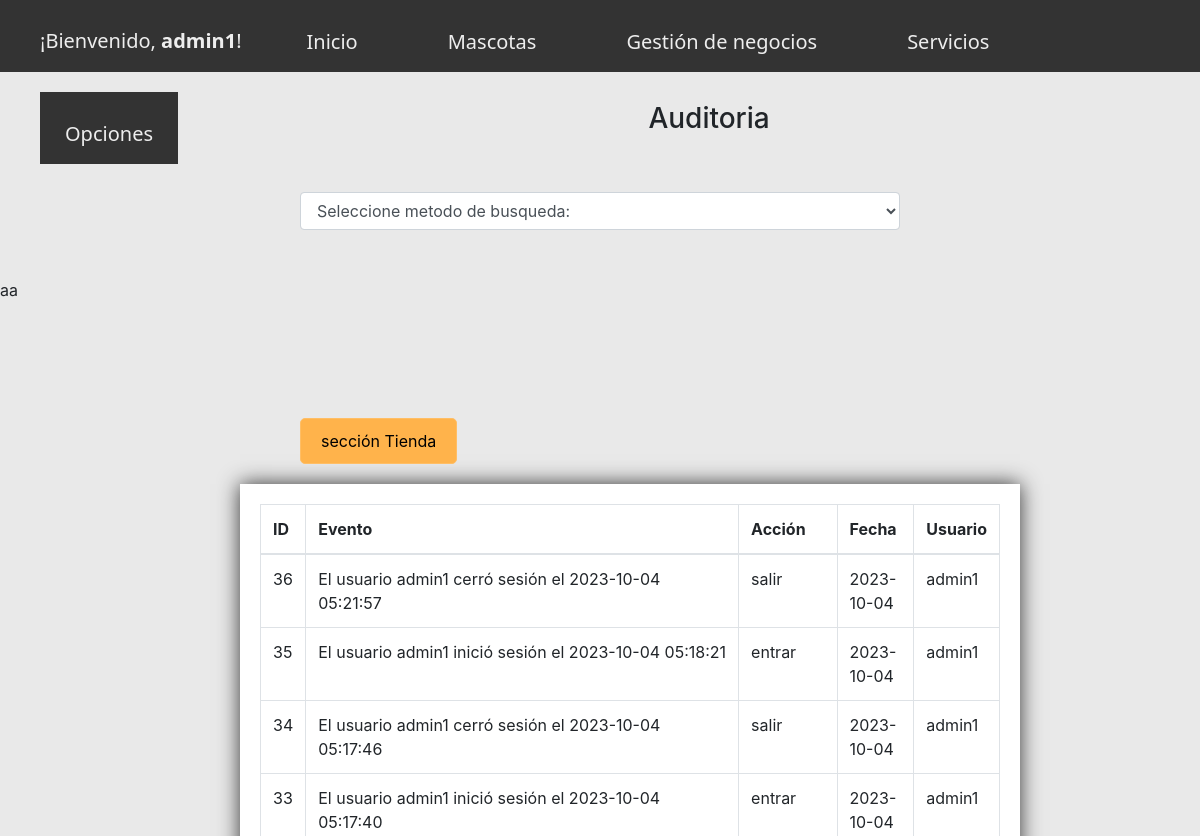
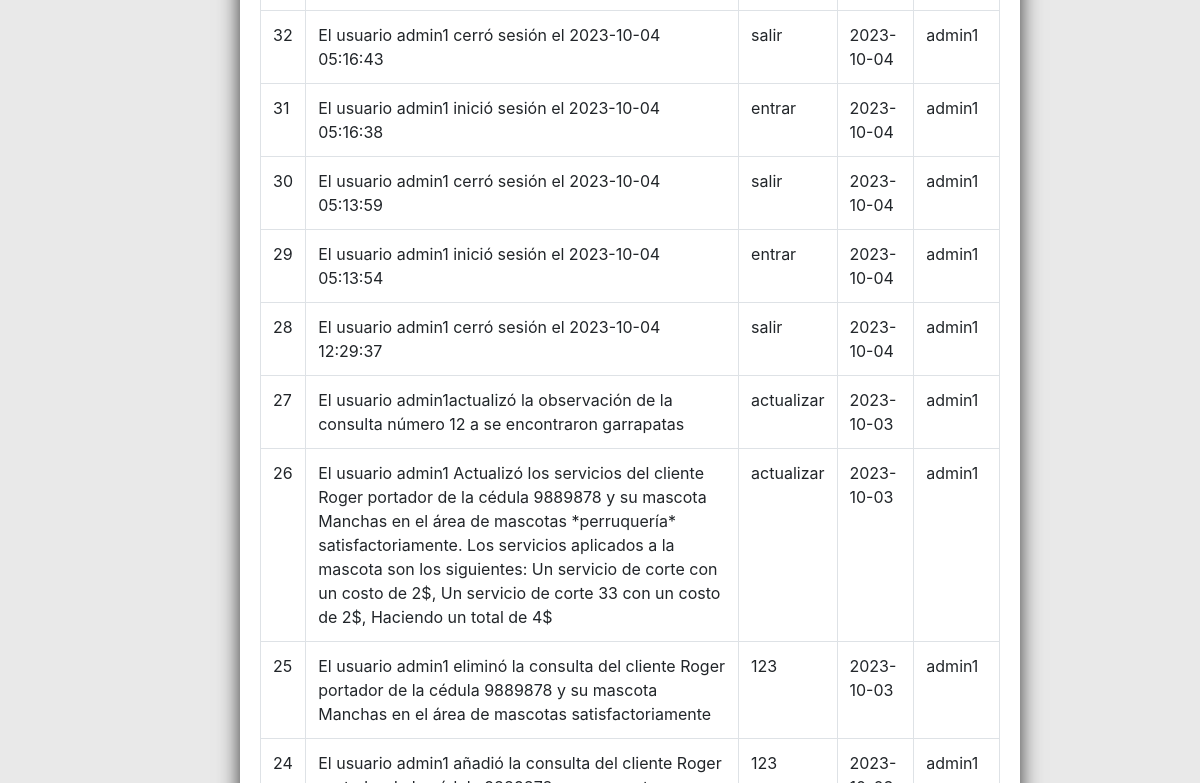
Page /Auditorias.php (signed in, upper part) on the earlier database version (2 pictures, top to bottom).
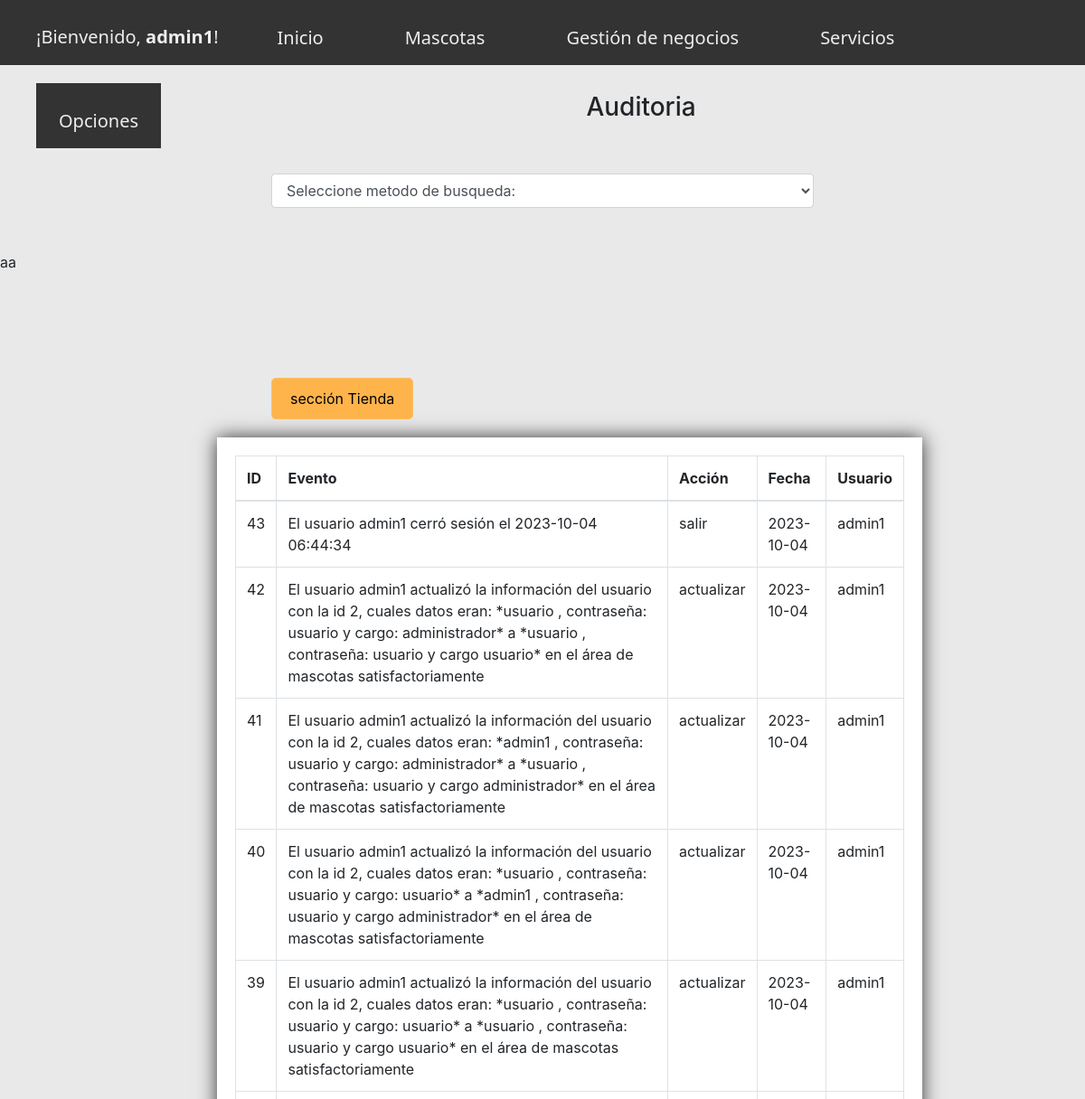
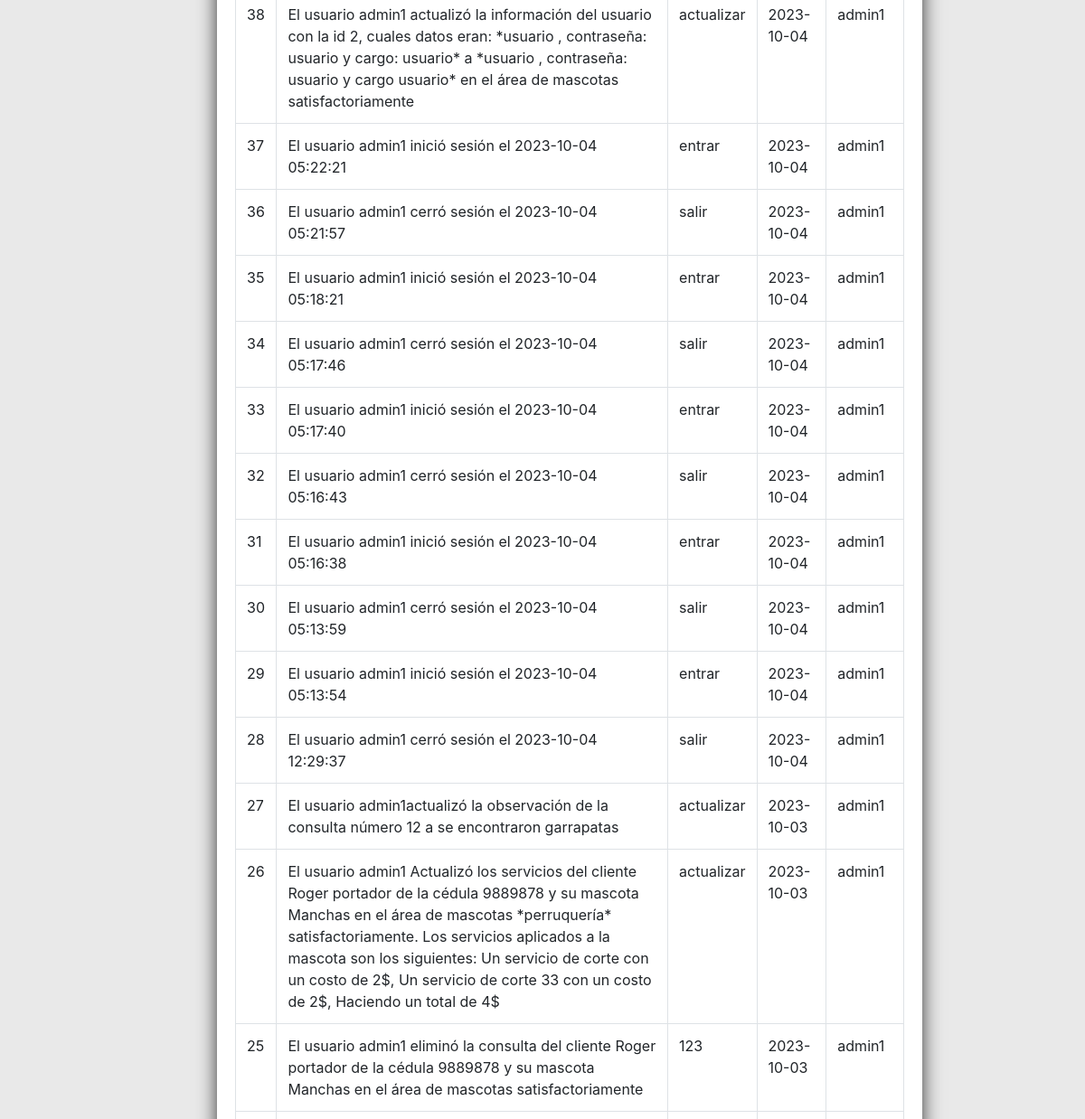
Same page on the later database version (2 pictures, top to bottom).
### tables this page shows
CREATE TABLE `auditoria` (
  `id` int(20) NOT NULL AUTO_INCREMENT,
  `descripcion` varchar(1000) NOT NULL,
  `evento` varchar(20) NOT NULL,
  `datetime` date NOT NULL,
  `user_res` varchar(20) NOT NULL,
  PRIMARY KEY (`id`)
);

### Auditorias.php (the view, shortened to what this page needs)
<?php
include "top.php";
$ver = new SelectDatos();
$conectar = $ver->Buscador();
	$sentencia_select=$conectar->prepare('SELECT *FROM auditoria ORDER BY id DESC');
	$sentencia_select->execute();
	$resultado=$sentencia_select->fetchAll();
 ?>
<!DOCTYPE html>
<html lang="es">
<head>
	<link rel="stylesheet" href="./css/bootstrap.css">
<link rel="stylesheet" href="./css/body.css">
<link rel="stylesheet" href="./css/top.css">
</head>
<body style="background-color: #e9e9e9">
	<div class="contenedor">
		<h3 class="centrado">Auditoria</h3>
		<div class="barra__buscador">
			<br>
			<br>
			<div class="centrado">
			<select class="form-control" style="margin-left: 25%; width: 50%" id="so" name="so" class="">
			<option value="0">Seleccione metodo de busqueda: </option>
		</select>
		<br>
		<br>
		</div>
		<div id="ShowOption">aa</div>
         <br>
		<br>
		 <br>
		<br>
<div class="jaula">
<a href="AuditoriaTienda.php" class="btn_a">sección Tienda</a>
</div>
<div class="container" style="width: 65%; margin-right: 100px; margin-left: 240px; margin-bottom: 100px; padding: 20px; background-color: #fff; text-shadow: 0 0 30px #fff;
			       box-shadow: 0 0 20px #333">
		<table class="table table-bordered" id="tabla_a">
			<thead>
			<tr class="head">
				<th class="formularioesp2">ID</th>
				<th class="formularioesp2">Evento</th>
				<th class="formularioesp2">Acción</th>
				<th class="formularioesp2">Fecha</th>
				<th class="formularioesp2">Usuario</th>
			</thead>
			<?php foreach($resultado as $fila):?>
				<tr >
					<td class="formularioesp"><?php echo $fila['id']; ?></td>
					<td class="formularioesp"><?php echo $fila['descripcion']; ?></td>
					<td class="formularioesp"><?php echo $fila['evento']; ?></td>
					<td class="formularioesp"><?php echo $fila['datetime']; ?></td>
					<td class="formularioesp"><?php echo $fila['user_res']; ?></td>
				</tr>
			<?php endforeach ?>
		</table>
	</div>
</div>
</body>
</html>

### top.php (shortened to what this page needs)
<?php require "confirm.php";
class anuncio
{
public function emitirAnuncio(){
  return "¡Bienvenido, <strong>".$_SESSION['username']."</strong>!";
  }
}
?>
<!DOCTYPE html>
<html>
<link rel="stylesheet"  type="text/css" href="./css/bootstrap.css">
<link rel="stylesheet"  type="text/css" href="./css/body.css">
<link rel="stylesheet"  type="text/css" href="./css/top.css">
<link rel="stylesheet" href="DataTables/DataTables-1.13.6/css/dataTables.bootstrap5.min.css">
  <link rel="stylesheet" href="DataTables/datatables.css" rel="stylesheet">
<head>
</head>
<body>
<ul class="menu-h">
<div class ="na">
	<li class="mp" style="text-decoration:none; font-family: Segoe UI; color: #eee; margin-top: 26px;">
    <?php $anuncio = new anuncio();
         echo $a = $anuncio->emitirAnuncio(); ?></a>
  </li>
<li class="mp"><a class="a" href="inicio.php" style="text-decoration:none;
                                                    font-family: Segoe UI;">Inicio</a>
</li>
<li class="mp"><a class="a" href="VerMascotas.php" style="text-decoration:none;
font-family: Segoe UI;">Mascotas</a>
</li>
<li class="mp"><a class="a" href="VerClientes.php" style="text-decoration:none; font-family: Segoe UI;">Gestión de negocios</a>
</li>
<li class="mp"><a class="a" href="VerConsultas.php" style="text-decoration:none; font-family: Segoe UI;">Servicios</a>
</li>
<li class="mp"><a class="a" href="Auditorias.php" style="text-decoration:none; font-family: Segoe UI;">Opciones</a>
</li>
<br>
<br>
<br>
</div>
</ul>
</body>
</html>

### css/body.css (style rules this page uses)
.centrado { text-align: center; }
.formularioesp { border: 1px solid #5c9b9c; margin-top: 5px; margin-bottom: 5px; }
.formularioesp2 { border: 1px solid black; margin-top: 5px; margin-bottom: 5px; }
.jaula { margin: 20px; margin-left: 300px; }

### css/top.css (style rules this page uses)
.menu-h { list-style: none; justify-content: space-around; background-color:#333; margin-bottom: 30px; }
.mp { float:left; margin-bottom: 20px; margin-right: 40px; color:black; font-family: Segoe UI; font-size: 20px; }
.a { outline: none; text-decoration: none; padding: 12px 25px 0; line-height: 3; display: inline-block; color: white; background-color: #eee; font-family: Product Sans; }
.a:link { outline: none; text-decoration: none; display: inline-block; color: #eee; }
.a:link, .a:visited, .a:focus { background: #333; color:#eee; }
.btn_a { display: inline-block; padding: 10px 20px; background-color: #ffb34b; color: black; text-align: center; font-size: 16px; border: none; border-radius: 5px; cursor: pointer; text-decoration: none; }
.btn_a:link { outline: none; text-decoration: none; display: inline-block; border: 1px solid #ffbe65 ; color: black; }
.btn_a:link, .btn_a:visited, .btn_a:focus { background: #ffb34b; border: 1px solid #ffbe65; color:black; }

### DataTables/datatables.css (style rules this page uses)
:root { --dt-row-selected: 13, 110, 253; --dt-row-selected-text: 255, 255, 255; --dt-row-selected-link: 9, 10, 11; --dt-row-stripe: 0, 0, 0; --dt-row-hover: 0, 0, 0; --dt-column-ordering: 0, 0, 0; --dt-html-background: white; }

Differences in the rows shown:
no longer on this page (row unchanged): auditoria: id "24", evento "123", user_res "admin1"
added auditoria: id "43", descripcion "El usuario admin1 cerró sesión el 2023-10-04 06:44:34", evento "salir", datetime "2023-10-04", user_res "admin1"
added auditoria: id "42", descripcion "El usuario admin1 actualizó la información del usuario con la id 2, cuales datos eran: *usuario , contraseña: usuario y cargo: administrador* a *usuario , contraseña: usuario y cargo usuario* en el área de mascotas satisfactoriamente", evento "actualizar", datetime "2023-10-04", user_res "admin1"
added auditoria: id "41", descripcion "El usuario admin1 actualizó la información del usuario con la id 2, cuales datos eran: *admin1 , contraseña: usuario y cargo: administrador* a *usuario , contraseña: usuario y cargo administrador* en el área de mascotas satisfactoriamente", evento "actualizar", datetime "2023-10-04", user_res "admin1"
added auditoria: id "40", descripcion "El usuario admin1 actualizó la información del usuario con la id 2, cuales datos eran: *usuario , contraseña: usuario y cargo: usuario* a *admin1 , contraseña: usuario y cargo administrador* en el área de mascotas satisfactoriamente", evento "actualizar", datetime "2023-10-04", user_res "admin1"
added auditoria: id "39", descripcion "El usuario admin1 actualizó la información del usuario con la id 2, cuales datos eran: *usuario , contraseña: usuario y cargo: usuario* a *usuario , contraseña: usuario y cargo usuario* en el área de mascotas satisfactoriamente", evento "actualizar", datetime "2023-10-04", user_res "admin1"
added auditoria: id "38", descripcion "El usuario admin1 actualizó la información del usuario con la id 2, cuales datos eran: *usuario , contraseña: usuario y cargo: usuario* a *usuario , contraseña: usuario y cargo usuario* en el área de mascotas satisfactoriamente", evento "actualizar", datetime "2023-10-04", user_res "admin1"
added auditoria: id "37", descripcion "El usuario admin1 inició sesión el 2023-10-04 05:22:21", evento "entrar", datetime "2023-10-04", user_res "admin1"
